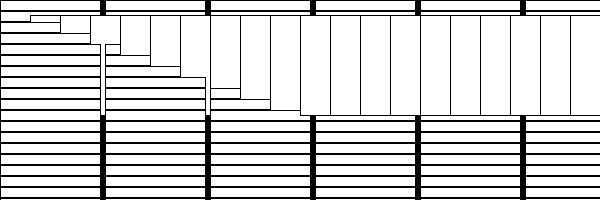
Frame 1 (no input)
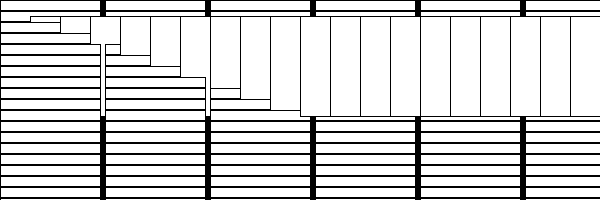
Frame 60 (the mouse pressed at the canvas centre just before this capture)
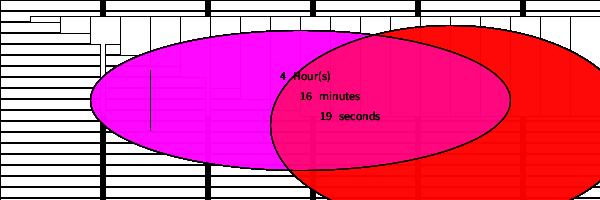
Frame 120 (the mouse held since frame 60 and released just before this capture)

The Processing sketch that drew these frames (run headless with seeded random() and noise(); from frame 60 on, the mouse is pressed at the canvas centre):

// Processing sketch: processing_81327
// ── processing_81327.pde

/* Name Project One, Time. 
 Time is being filed away by seconds. White rectangles with black border.
 The rectangles are on rows and columns with rectangles facing the other
 direction merging into the bottom set of rectangles.
 Lisa Donaldson, Sept. 25, 2012. lsdonald@sfu.ca
 */


int x = 1; 
int y = 2;

int s = second(); // declares the time function
int m = minute();
int h = hour();

void setup() { 
  size(600, 200); // screen size
  background(0); // background color black
}
void draw() {

  if (mousePressed == true) {  /* if mouse is pressed draw circles that moves
   with the mouse, and displays time.
   */

    x = mouseX; // assigning mouseX to x
    y = mouseY; // assigning mouseY to y

    fill(255, 0, 255, 15); // circles color is pink with transparency
    ellipse(x, y, width/5 + x, height/5 +y);/* pink circle that with time and is 
     centered under the mouse location.
     */
    fill(0);// text color
    text("" +hour()%12 +"   Hour(s)", x -20, y - 20 ); //place time in circle

    fill(0, 0, 255, 15);// blue color for circle with a transparency added
    ellipse(150, 100, width/2 - x, height/5 -y);// smaller blue circle with set
    // x, y location
    fill(0); // color of letter/time
    text("" + minute() + "   minutes", x, y);// posted time of minutes

    fill(255, 0, 0, 15); // red color with transparency
    ellipse(450, 125, width/10 + x, height/2 +y);// red circle
    fill(0);// text color
    text("" + second() + "   seconds", x +20, y +20);/* text and time on top of
     all the circles
     */
  }
  else { /* if there is no click draw the following rectrangle pattern and
   actions.
   */


    int s = second();
    fill(255);

    for (int i = 0; i<30; i++) {

      for (int m = 0; m<600; m += 105) {

        rect(m, i*11, 100, 10); 
        rect(i*30, s, 100, 100);
      }
    }
  }
}
